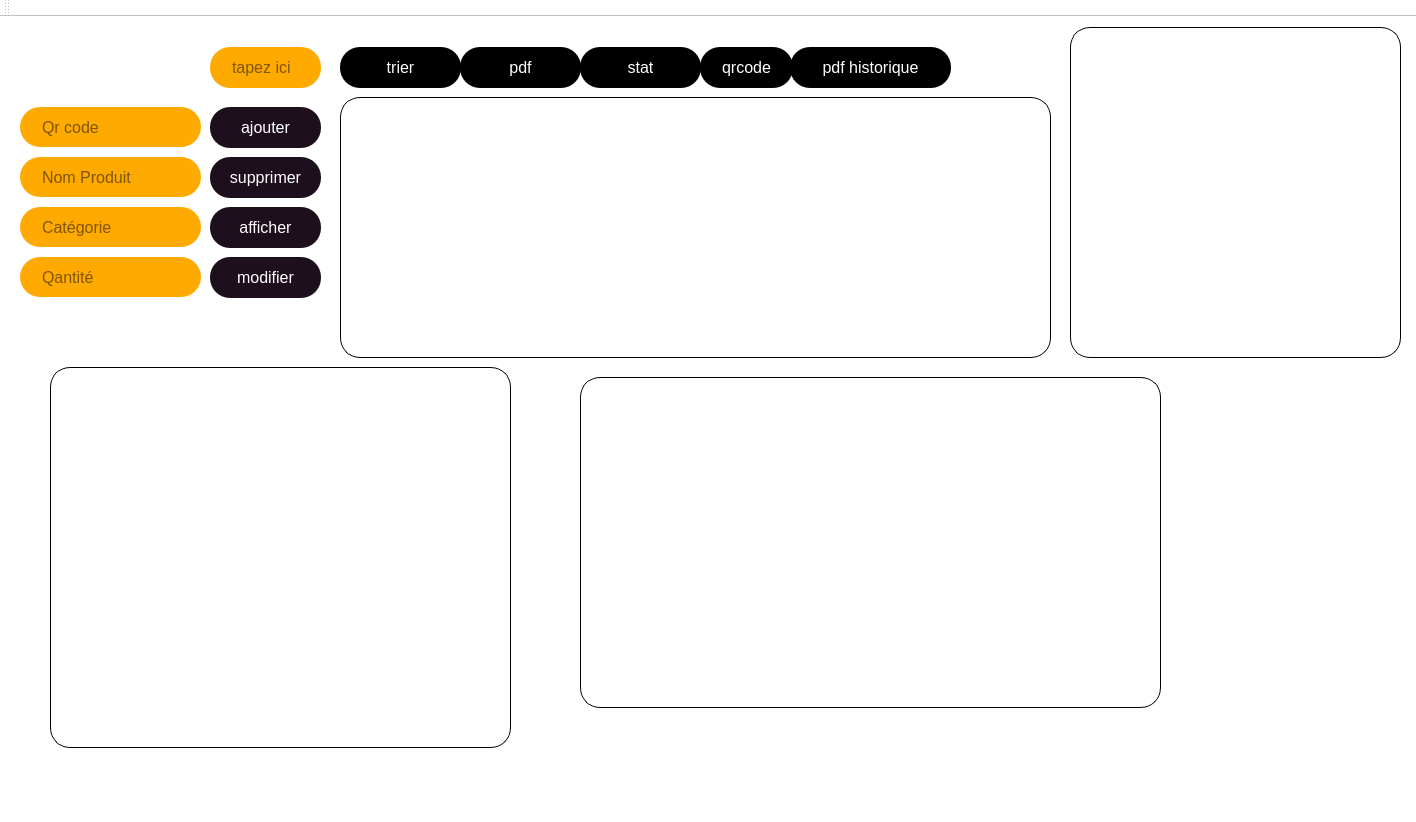
<?xml version="1.0" encoding="UTF-8"?>
<ui version="4.0">
 <class>MainWindow</class>
 <widget class="QMainWindow" name="MainWindow">
  <property name="geometry">
   <rect>
    <x>0</x>
    <y>0</y>
    <width>1416</width>
    <height>822</height>
   </rect>
  </property>
  <property name="windowTitle">
   <string>MainWindow</string>
  </property>
  <property name="styleSheet">
   <string notr="true">
background-color: rgb(255, 255, 255);</string>
  </property>
  <widget class="QWidget" name="centralwidget">
   <property name="styleSheet">
    <string notr="true">/*QWdget#widget{
 border:2px solid rgb (182, 115, 50);
 border-radius:20px;

}*/
background-color:white; /* Change the background color to green */

  color: #rgb(182, 115, 50);

font-family: &quot;Roboto&quot;, sans-serif; /* Police Roboto */
  padding: 10px 20px;
  text-align: center;
  text-decoration: none;
  display: inline-block;
  font-size: 16px;
  border-radius: 20px !important; /* Adjust this value to make the corners more rounded */
  cursor: pointer;
</string>
   </property>
   <widget class="QWidget" name="widget" native="true">
    <property name="geometry">
     <rect>
      <x>0</x>
      <y>0</y>
      <width>1421</width>
      <height>751</height>
     </rect>
    </property>
    <property name="styleSheet">
     <string notr="true">
background-color:white; /* Change the background color to green */

  color: #rgb(182, 115, 50);

font-family: &quot;Roboto&quot;, sans-serif; /* Police Roboto */
 /* padding: 10px 20px;*/
  text-align: center;
  text-decoration: none;
  display: inline-block;
  font-size: 16px;
  /* border-radius: 20px !important; /* Adjust this value to make the corners more rounded */
  cursor: pointer;
</string>
    </property>
    <widget class="QPushButton" name="supprimer">
     <property name="geometry">
      <rect>
       <x>210</x>
       <y>140</y>
       <width>111</width>
       <height>41</height>
      </rect>
     </property>
     <property name="styleSheet">
      <string notr="true">QPushButton#supprimer{
background-color:rgb(30, 15,28);

  text-align: center;
  color: white;}</string>
     </property>
     <property name="text">
      <string>supprimer</string>
     </property>
    </widget>
    <widget class="QPushButton" name="afficher">
     <property name="geometry">
      <rect>
       <x>210</x>
       <y>190</y>
       <width>111</width>
       <height>41</height>
      </rect>
     </property>
     <property name="styleSheet">
      <string notr="true">QPushButton#afficher{
background-color:rgb(30, 15,28);

  text-align: center;
  color: white;}</string>
     </property>
     <property name="text">
      <string>afficher</string>
     </property>
    </widget>
    <widget class="QPushButton" name="modifier">
     <property name="geometry">
      <rect>
       <x>210</x>
       <y>240</y>
       <width>111</width>
       <height>41</height>
      </rect>
     </property>
     <property name="styleSheet">
      <string notr="true">QPushButton#modifier{
background-color:rgb(30, 15,28);

  text-align: center;
  color: white;}</string>
     </property>
     <property name="text">
      <string>modifier</string>
     </property>
    </widget>
    <widget class="QPushButton" name="ajouter">
     <property name="geometry">
      <rect>
       <x>210</x>
       <y>90</y>
       <width>111</width>
       <height>41</height>
      </rect>
     </property>
     <property name="styleSheet">
      <string notr="true">QPushButton#ajouter{
background-color:rgb(30, 15,28);

  text-align: center;
  color: white;}</string>
     </property>
     <property name="text">
      <string>ajouter</string>
     </property>
    </widget>
    <widget class="QPushButton" name="trier">
     <property name="geometry">
      <rect>
       <x>340</x>
       <y>30</y>
       <width>121</width>
       <height>41</height>
      </rect>
     </property>
     <property name="styleSheet">
      <string notr="true">QPushButton{
	background-color: rgb(0, 0, 0);

  text-align: center;
  color: white;}</string>
     </property>
     <property name="text">
      <string>trier</string>
     </property>
    </widget>
    <widget class="QPushButton" name="pdf">
     <property name="geometry">
      <rect>
       <x>460</x>
       <y>30</y>
       <width>121</width>
       <height>41</height>
      </rect>
     </property>
     <property name="styleSheet">
      <string notr="true">QPushButton{
	background-color: rgb(0, 0, 0);

  text-align: center;
  color: white;}</string>
     </property>
     <property name="text">
      <string>pdf</string>
     </property>
    </widget>
    <widget class="QLineEdit" name="rechercher">
     <property name="geometry">
      <rect>
       <x>210</x>
       <y>30</y>
       <width>111</width>
       <height>41</height>
      </rect>
     </property>
     <property name="styleSheet">
      <string notr="true">QLineEdit{
background-color:rgb(255, 170, 0);
}
</string>
     </property>
     <property name="placeholderText">
      <string>tapez ici</string>
     </property>
    </widget>
    <widget class="QTableView" name="affiche_tab">
     <property name="geometry">
      <rect>
       <x>340</x>
       <y>80</y>
       <width>711</width>
       <height>261</height>
      </rect>
     </property>
     <property name="styleSheet">
      <string notr="true">QTableView {
    background-color: transparent;
    border: #000000;
    selection-background-color: #000000;
    selection-color: white;
    color: #000000;
    border: 1px solid #000000;
}

QHeaderView::section {
    background-color: transparent;
    color: #000000;
    padding: 4px;
    border: none;
    border: 1px solid #000000;
}

QTableView::item:selected {
    background-color: #000000;
    color: white;
}</string>
     </property>
     <property name="frameShape">
      <enum>QFrame::WinPanel</enum>
     </property>
     <property name="frameShadow">
      <enum>QFrame::Plain</enum>
     </property>
    </widget>
    <widget class="QPushButton" name="stat">
     <property name="geometry">
      <rect>
       <x>580</x>
       <y>30</y>
       <width>121</width>
       <height>41</height>
      </rect>
     </property>
     <property name="styleSheet">
      <string notr="true">QPushButton{
	background-color: rgb(0, 0, 0);

  text-align: center;
  color: white;}</string>
     </property>
     <property name="text">
      <string>stat</string>
     </property>
    </widget>
    <widget class="QLabel" name="qr_code">
     <property name="geometry">
      <rect>
       <x>1070</x>
       <y>10</y>
       <width>331</width>
       <height>331</height>
      </rect>
     </property>
     <property name="styleSheet">
      <string notr="true">QLabel {
    background-color: transparent;
    border: #000000;
    selection-background-color: #000000;
    selection-color: white;
    color: #000000;
    border: 1px solid #000000;
}

</string>
     </property>
     <property name="text">
      <string/>
     </property>
    </widget>
    <widget class="QPushButton" name="qrcode_2">
     <property name="geometry">
      <rect>
       <x>700</x>
       <y>30</y>
       <width>93</width>
       <height>41</height>
      </rect>
     </property>
     <property name="styleSheet">
      <string notr="true">QPushButton{
	background-color: rgb(0, 0, 0);

  text-align: center;
  color: white;}</string>
     </property>
     <property name="text">
      <string>qrcode</string>
     </property>
    </widget>
    <widget class="QLabel" name="label_stat">
     <property name="geometry">
      <rect>
       <x>50</x>
       <y>350</y>
       <width>461</width>
       <height>381</height>
      </rect>
     </property>
     <property name="styleSheet">
      <string notr="true">QLabel {
    background-color: transparent;
    border: #000000;
    selection-background-color: #000000;
    selection-color: white;
    color: #000000;
    border: 1px solid #000000;
}</string>
     </property>
     <property name="text">
      <string/>
     </property>
    </widget>
    <widget class="QLineEdit" name="categorie">
     <property name="geometry">
      <rect>
       <x>20</x>
       <y>190</y>
       <width>181</width>
       <height>40</height>
      </rect>
     </property>
     <property name="styleSheet">
      <string notr="true">QLineEdit{
background-color:rgb(255, 170, 0);
}
</string>
     </property>
     <property name="text">
      <string/>
     </property>
     <property name="placeholderText">
      <string>Catégorie</string>
     </property>
    </widget>
    <widget class="QLineEdit" name="qrcode">
     <property name="geometry">
      <rect>
       <x>20</x>
       <y>90</y>
       <width>181</width>
       <height>40</height>
      </rect>
     </property>
     <property name="styleSheet">
      <string notr="true">QLineEdit{
background-color:rgb(255, 170, 0);
}
</string>
     </property>
     <property name="inputMask">
      <string/>
     </property>
     <property name="text">
      <string comment="Nom de Produit"/>
     </property>
     <property name="echoMode">
      <enum>QLineEdit::Normal</enum>
     </property>
     <property name="placeholderText">
      <string>Qr code</string>
     </property>
    </widget>
    <widget class="QLineEdit" name="quantite">
     <property name="geometry">
      <rect>
       <x>20</x>
       <y>240</y>
       <width>181</width>
       <height>40</height>
      </rect>
     </property>
     <property name="styleSheet">
      <string notr="true">QLineEdit{
background-color:rgb(255, 170, 0);
}

</string>
     </property>
     <property name="text">
      <string/>
     </property>
     <property name="placeholderText">
      <string>Qantité</string>
     </property>
    </widget>
    <widget class="QLineEdit" name="nom">
     <property name="geometry">
      <rect>
       <x>20</x>
       <y>140</y>
       <width>181</width>
       <height>40</height>
      </rect>
     </property>
     <property name="styleSheet">
      <string notr="true">QLineEdit{
background-color:rgb(255, 170, 0);
}
</string>
     </property>
     <property name="inputMask">
      <string comment="catégorie"/>
     </property>
     <property name="text">
      <string/>
     </property>
     <property name="placeholderText">
      <string>Nom Produit</string>
     </property>
    </widget>
    <widget class="QTableView" name="historique_view">
     <property name="geometry">
      <rect>
       <x>580</x>
       <y>360</y>
       <width>581</width>
       <height>331</height>
      </rect>
     </property>
     <property name="styleSheet">
      <string notr="true">QTableView {
    background-color: transparent;
    border: #000000;
    selection-background-color: #000000;
    selection-color: white;
    color: #000000;
    border: 1px solid #000000;
}

QHeaderView::section {
    background-color: transparent;
    color: #000000;
    padding: 4px;
    border: none;
    border: 1px solid #000000;
}

QTableView::item:selected {
    background-color: #000000;
    color: white;
}</string>
     </property>
     <property name="frameShape">
      <enum>QFrame::WinPanel</enum>
     </property>
     <property name="frameShadow">
      <enum>QFrame::Plain</enum>
     </property>
    </widget>
    <widget class="QPushButton" name="pdf_2">
     <property name="geometry">
      <rect>
       <x>790</x>
       <y>30</y>
       <width>161</width>
       <height>41</height>
      </rect>
     </property>
     <property name="styleSheet">
      <string notr="true">QPushButton{
	background-color: rgb(0, 0, 0);

  text-align: center;
  color: white;}</string>
     </property>
     <property name="text">
      <string>pdf historique</string>
     </property>
    </widget>
   </widget>
  </widget>
  <widget class="QMenuBar" name="menubar">
   <property name="geometry">
    <rect>
     <x>0</x>
     <y>0</y>
     <width>1416</width>
     <height>26</height>
    </rect>
   </property>
  </widget>
  <widget class="QStatusBar" name="statusbar"/>
  <widget class="QToolBar" name="toolBar">
   <property name="windowTitle">
    <string>toolBar</string>
   </property>
   <attribute name="toolBarArea">
    <enum>TopToolBarArea</enum>
   </attribute>
   <attribute name="toolBarBreak">
    <bool>false</bool>
   </attribute>
  </widget>
 </widget>
 <resources/>
 <connections/>
</ui>
